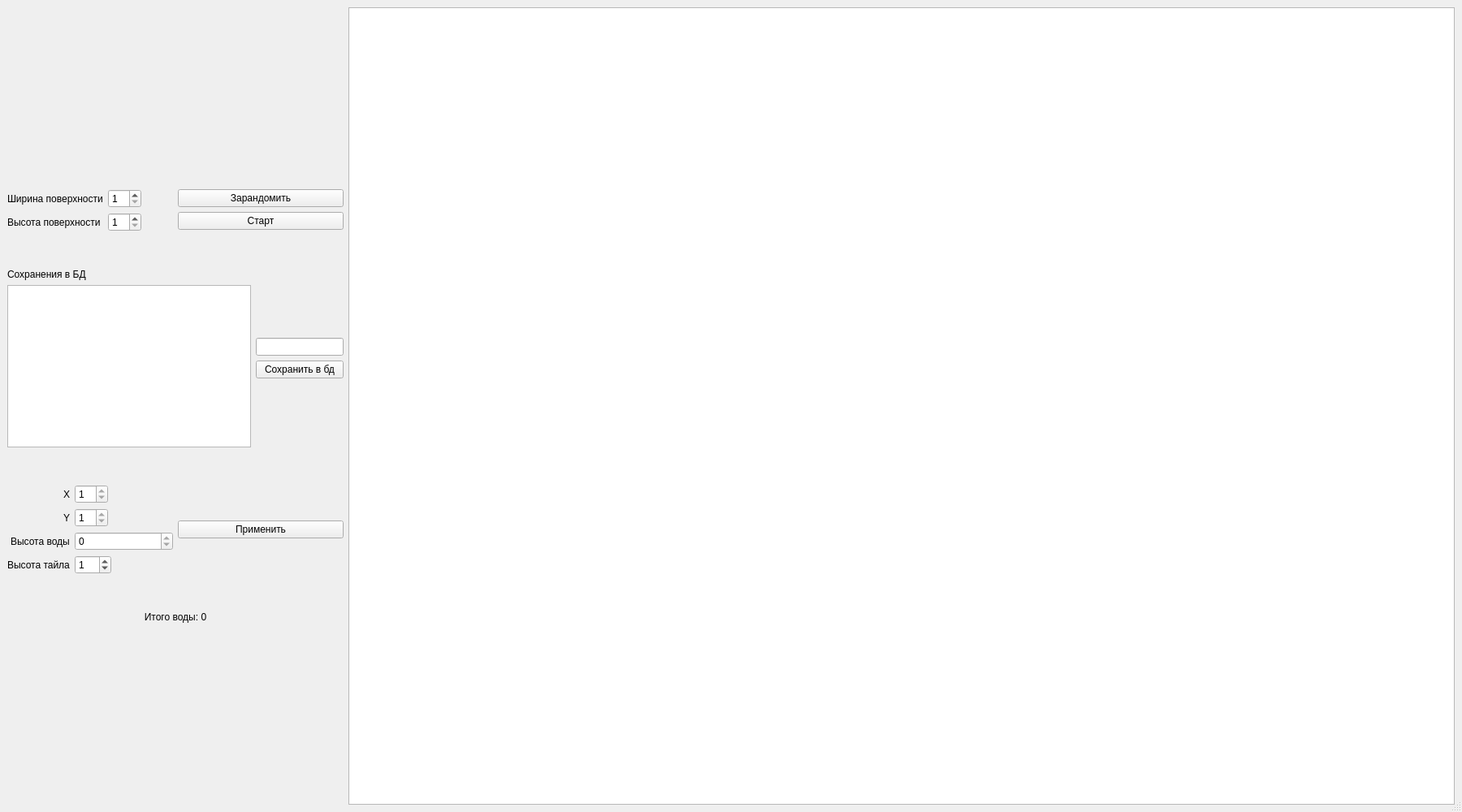
<?xml version="1.0" encoding="UTF-8"?>
<ui version="4.0">
 <class>MainWindow</class>
 <widget class="QMainWindow" name="MainWindow">
  <property name="geometry">
   <rect>
    <x>0</x>
    <y>0</y>
    <width>1800</width>
    <height>1000</height>
   </rect>
  </property>
  <property name="minimumSize">
   <size>
    <width>1800</width>
    <height>1000</height>
   </size>
  </property>
  <property name="maximumSize">
   <size>
    <width>1800</width>
    <height>1200</height>
   </size>
  </property>
  <property name="windowTitle">
   <string>Расчёт дождя с графикой</string>
  </property>
  <widget class="QWidget" name="centralwidget">
   <property name="minimumSize">
    <size>
     <width>1800</width>
     <height>1000</height>
    </size>
   </property>
   <property name="maximumSize">
    <size>
     <width>1800</width>
     <height>1000</height>
    </size>
   </property>
   <layout class="QHBoxLayout" name="horizontalLayout_2">
    <item>
     <layout class="QVBoxLayout" name="verticalLayout_4">
      <property name="spacing">
       <number>6</number>
      </property>
      <item>
       <spacer name="verticalSpacer_6">
        <property name="orientation">
         <enum>Qt::Vertical</enum>
        </property>
        <property name="sizeHint" stdset="0">
         <size>
          <width>20</width>
          <height>40</height>
         </size>
        </property>
       </spacer>
      </item>
      <item>
       <layout class="QVBoxLayout" name="verticalLayout_3">
        <item>
         <layout class="QHBoxLayout" name="horizontalLayout">
          <item>
           <layout class="QFormLayout" name="formLayout">
            <item row="0" column="0">
             <widget class="QLabel" name="label_2">
              <property name="text">
               <string>Ширина поверхности</string>
              </property>
             </widget>
            </item>
            <item row="0" column="1">
             <widget class="QSpinBox" name="spbWidth">
              <property name="sizePolicy">
               <sizepolicy hsizetype="Maximum" vsizetype="Fixed">
                <horstretch>0</horstretch>
                <verstretch>0</verstretch>
               </sizepolicy>
              </property>
              <property name="minimum">
               <number>1</number>
              </property>
              <property name="maximum">
               <number>99</number>
              </property>
              <property name="value">
               <number>1</number>
              </property>
             </widget>
            </item>
            <item row="1" column="0">
             <widget class="QLabel" name="label_3">
              <property name="text">
               <string>Высота поверхности</string>
              </property>
             </widget>
            </item>
            <item row="1" column="1">
             <widget class="QSpinBox" name="spbHeight">
              <property name="sizePolicy">
               <sizepolicy hsizetype="Maximum" vsizetype="Fixed">
                <horstretch>0</horstretch>
                <verstretch>0</verstretch>
               </sizepolicy>
              </property>
              <property name="minimum">
               <number>1</number>
              </property>
              <property name="maximum">
               <number>99</number>
              </property>
              <property name="value">
               <number>1</number>
              </property>
             </widget>
            </item>
           </layout>
          </item>
          <item>
           <layout class="QVBoxLayout" name="verticalLayout">
            <item>
             <widget class="QPushButton" name="btnRandom">
              <property name="text">
               <string>Зарандомить</string>
              </property>
             </widget>
            </item>
            <item>
             <widget class="QPushButton" name="btnStart">
              <property name="text">
               <string>Старт</string>
              </property>
             </widget>
            </item>
           </layout>
          </item>
         </layout>
        </item>
        <item>
         <spacer name="verticalSpacer">
          <property name="orientation">
           <enum>Qt::Vertical</enum>
          </property>
          <property name="sizeHint" stdset="0">
           <size>
            <width>20</width>
            <height>40</height>
           </size>
          </property>
         </spacer>
        </item>
        <item>
         <layout class="QHBoxLayout" name="horizontalLayout_3">
          <item>
           <layout class="QVBoxLayout" name="verticalLayout_7">
            <item>
             <widget class="QLabel" name="label">
              <property name="text">
               <string>Сохранения в БД</string>
              </property>
             </widget>
            </item>
            <item>
             <widget class="QListWidget" name="listSave">
              <property name="sizePolicy">
               <sizepolicy hsizetype="Minimum" vsizetype="Expanding">
                <horstretch>0</horstretch>
                <verstretch>0</verstretch>
               </sizepolicy>
              </property>
              <property name="minimumSize">
               <size>
                <width>300</width>
                <height>200</height>
               </size>
              </property>
             </widget>
            </item>
           </layout>
          </item>
          <item>
           <layout class="QVBoxLayout" name="verticalLayout_6">
            <item>
             <spacer name="verticalSpacer_8">
              <property name="orientation">
               <enum>Qt::Vertical</enum>
              </property>
              <property name="sizeHint" stdset="0">
               <size>
                <width>20</width>
                <height>40</height>
               </size>
              </property>
             </spacer>
            </item>
            <item>
             <widget class="QLineEdit" name="leNameSaveIntoDB">
              <property name="sizePolicy">
               <sizepolicy hsizetype="Minimum" vsizetype="Fixed">
                <horstretch>0</horstretch>
                <verstretch>0</verstretch>
               </sizepolicy>
              </property>
             </widget>
            </item>
            <item>
             <widget class="QPushButton" name="btnSaveIntoDB">
              <property name="text">
               <string>Сохранить в бд</string>
              </property>
             </widget>
            </item>
            <item>
             <spacer name="verticalSpacer_7">
              <property name="orientation">
               <enum>Qt::Vertical</enum>
              </property>
              <property name="sizeHint" stdset="0">
               <size>
                <width>20</width>
                <height>40</height>
               </size>
              </property>
             </spacer>
            </item>
           </layout>
          </item>
         </layout>
        </item>
        <item>
         <spacer name="verticalSpacer_2">
          <property name="orientation">
           <enum>Qt::Vertical</enum>
          </property>
          <property name="sizeHint" stdset="0">
           <size>
            <width>20</width>
            <height>40</height>
           </size>
          </property>
         </spacer>
        </item>
        <item>
         <layout class="QHBoxLayout" name="layoutCurrentTile">
          <item>
           <layout class="QFormLayout" name="formLayout_2">
            <property name="labelAlignment">
             <set>Qt::AlignRight|Qt::AlignTrailing|Qt::AlignVCenter</set>
            </property>
            <property name="formAlignment">
             <set>Qt::AlignLeading|Qt::AlignLeft|Qt::AlignTop</set>
            </property>
            <item row="0" column="1">
             <widget class="QSpinBox" name="spbTileX">
              <property name="sizePolicy">
               <sizepolicy hsizetype="Maximum" vsizetype="Fixed">
                <horstretch>0</horstretch>
                <verstretch>0</verstretch>
               </sizepolicy>
              </property>
              <property name="readOnly">
               <bool>true</bool>
              </property>
              <property name="minimum">
               <number>1</number>
              </property>
              <property name="maximum">
               <number>99</number>
              </property>
              <property name="value">
               <number>1</number>
              </property>
             </widget>
            </item>
            <item row="1" column="0">
             <widget class="QLabel" name="labelYTile">
              <property name="text">
               <string>Y</string>
              </property>
             </widget>
            </item>
            <item row="1" column="1">
             <widget class="QSpinBox" name="spbTileY">
              <property name="sizePolicy">
               <sizepolicy hsizetype="Maximum" vsizetype="Fixed">
                <horstretch>0</horstretch>
                <verstretch>0</verstretch>
               </sizepolicy>
              </property>
              <property name="readOnly">
               <bool>true</bool>
              </property>
              <property name="minimum">
               <number>1</number>
              </property>
              <property name="maximum">
               <number>99</number>
              </property>
              <property name="value">
               <number>1</number>
              </property>
             </widget>
            </item>
            <item row="3" column="0">
             <widget class="QLabel" name="labelHeightTile">
              <property name="text">
               <string>Высота тайла</string>
              </property>
             </widget>
            </item>
            <item row="3" column="1">
             <widget class="QSpinBox" name="spbTileHeight">
              <property name="sizePolicy">
               <sizepolicy hsizetype="Maximum" vsizetype="Fixed">
                <horstretch>0</horstretch>
                <verstretch>0</verstretch>
               </sizepolicy>
              </property>
              <property name="minimum">
               <number>-99</number>
              </property>
              <property name="maximum">
               <number>99</number>
              </property>
              <property name="value">
               <number>1</number>
              </property>
             </widget>
            </item>
            <item row="0" column="0">
             <widget class="QLabel" name="labelXTile">
              <property name="text">
               <string>X</string>
              </property>
             </widget>
            </item>
            <item row="2" column="0">
             <widget class="QLabel" name="labelWaterTile">
              <property name="text">
               <string>Высота воды</string>
              </property>
             </widget>
            </item>
            <item row="2" column="1">
             <widget class="QSpinBox" name="spbTileWater">
              <property name="readOnly">
               <bool>true</bool>
              </property>
              <property name="maximum">
               <number>200</number>
              </property>
             </widget>
            </item>
           </layout>
          </item>
          <item>
           <layout class="QVBoxLayout" name="verticalLayout_2">
            <item>
             <widget class="QPushButton" name="btnApplyTile">
              <property name="text">
               <string>Применить</string>
              </property>
             </widget>
            </item>
           </layout>
          </item>
         </layout>
        </item>
       </layout>
      </item>
      <item>
       <spacer name="verticalSpacer_3">
        <property name="orientation">
         <enum>Qt::Vertical</enum>
        </property>
        <property name="sizeType">
         <enum>QSizePolicy::Minimum</enum>
        </property>
        <property name="sizeHint" stdset="0">
         <size>
          <width>20</width>
          <height>40</height>
         </size>
        </property>
       </spacer>
      </item>
      <item>
       <widget class="QLabel" name="txtTotal">
        <property name="text">
         <string>Итого воды: 0</string>
        </property>
        <property name="alignment">
         <set>Qt::AlignCenter</set>
        </property>
       </widget>
      </item>
      <item>
       <spacer name="verticalSpacer_5">
        <property name="orientation">
         <enum>Qt::Vertical</enum>
        </property>
        <property name="sizeHint" stdset="0">
         <size>
          <width>20</width>
          <height>40</height>
         </size>
        </property>
       </spacer>
      </item>
     </layout>
    </item>
    <item>
     <widget class="QGraphicsView" name="grSurface"/>
    </item>
   </layout>
  </widget>
  <widget class="QMenuBar" name="menubar">
   <property name="geometry">
    <rect>
     <x>0</x>
     <y>0</y>
     <width>1800</width>
     <height>30</height>
    </rect>
   </property>
  </widget>
  <widget class="QStatusBar" name="statusbar"/>
 </widget>
 <resources/>
 <connections/>
</ui>
